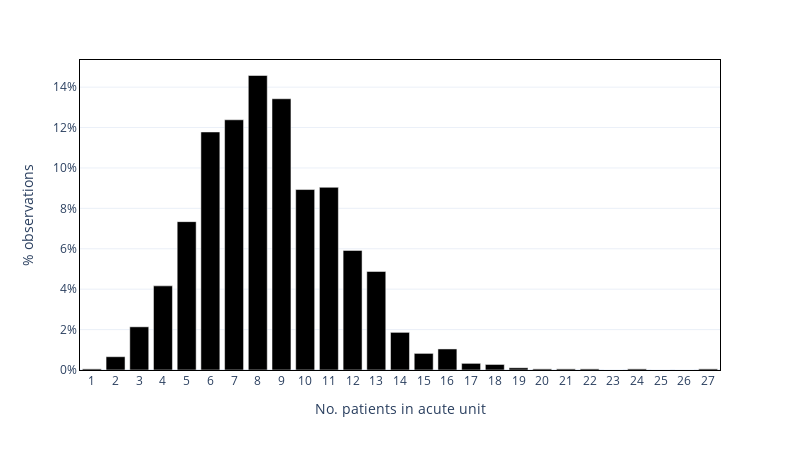
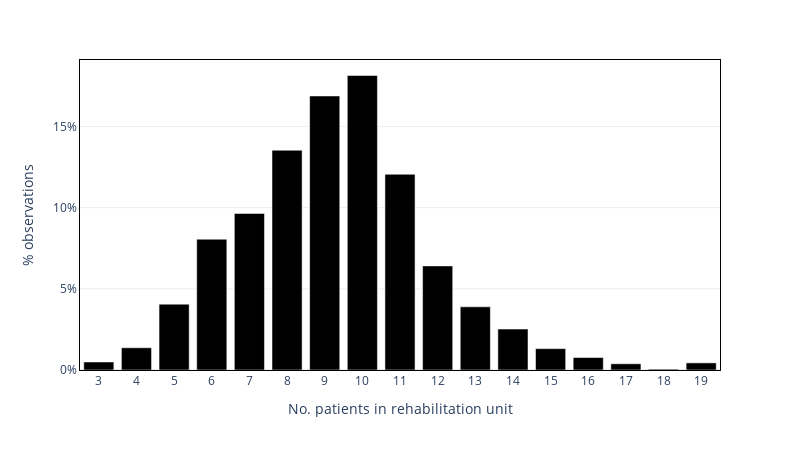

The code cell stored with these charts, in order, in its notebook:
### Markdown cell above
**Generate plots...**

(the article just includes a plot for the acute stroke unit).

### Code cell
# Acute stroke unit
asu_occupancy = get_occupancy_freq("asu")
plot_occupancy_freq(asu_occupancy, unit="asu",
                    file="occupancy_freq_asu.png")

# Rehabilitation unit
rehab_occupancy = get_occupancy_freq("rehab")
plot_occupancy_freq(rehab_occupancy, unit="rehab",
                    file="occupancy_freq_rehab.png")

### Figure 1 — Plotly figure (JSON) as saved in the notebook; plotly's stock layout.template omitted (floating-point values rounded to 4 significant figures)
{"data": [{"hovertemplate": "beds=%{x}<br>pct=%{y}<extra></extra>", "legendgroup": "", "marker": {"color": "black", "pattern": {"shape": ""}}, "name": "", "orientation": "v", "showlegend": false, "textposition": "auto", "type": "bar", "x": [1, 2, 3, 4, 5, 6, 7, 8, 9, 10, 11, 12, 13, 14, 15, 16, 17, 18, 19, 20, 21, 22, 23, 24, 25, 26, 27], "xaxis": "x", "y": [0.05479, 0.6575, 2.137, 4.164, 7.342, 11.78, 12.38, 14.58, 13.42, 8.932, 9.041, 5.918, 4.877, 1.863, 0.8219, 1.041, 0.3288, 0.274, 0.1096, 0.05479, 0.05479, 0.05479, 0.0, 0.05479, 0.0, 0.0, 0.05479], "yaxis": "y"}], "layout": {"barmode": "relative", "height": 450, "legend": {"tracegroupgap": 0}, "margin": {"t": 60}, "width": 800, "xaxis": {"anchor": "y", "domain": [0, 1], "dtick": 1, "linecolor": "black", "mirror": true, "title": {"text": "No. patients in acute unit"}}, "yaxis": {"anchor": "x", "domain": [0, 1], "linecolor": "black", "mirror": true, "ticksuffix": "%", "title": {"text": "% observations"}}}}

### Figure 2 — Plotly figure (JSON) as saved in the notebook; plotly's stock layout.template omitted (floating-point values rounded to 4 significant figures)
{"data": [{"hovertemplate": "beds=%{x}<br>pct=%{y}<extra></extra>", "legendgroup": "", "marker": {"color": "black", "pattern": {"shape": ""}}, "name": "", "orientation": "v", "showlegend": false, "textposition": "auto", "type": "bar", "x": [3, 4, 5, 6, 7, 8, 9, 10, 11, 12, 13, 14, 15, 16, 17, 18, 19], "xaxis": "x", "y": [0.4932, 1.37, 4.055, 8.055, 9.644, 13.53, 16.88, 18.14, 12.05, 6.411, 3.89, 2.521, 1.315, 0.7671, 0.3836, 0.05479, 0.4384], "yaxis": "y"}], "layout": {"barmode": "relative", "height": 450, "legend": {"tracegroupgap": 0}, "margin": {"t": 60}, "width": 800, "xaxis": {"anchor": "y", "domain": [0, 1], "dtick": 1, "linecolor": "black", "mirror": true, "title": {"text": "No. patients in rehabilitation unit"}}, "yaxis": {"anchor": "x", "domain": [0, 1], "linecolor": "black", "mirror": true, "ticksuffix": "%", "title": {"text": "% observations"}}}}
